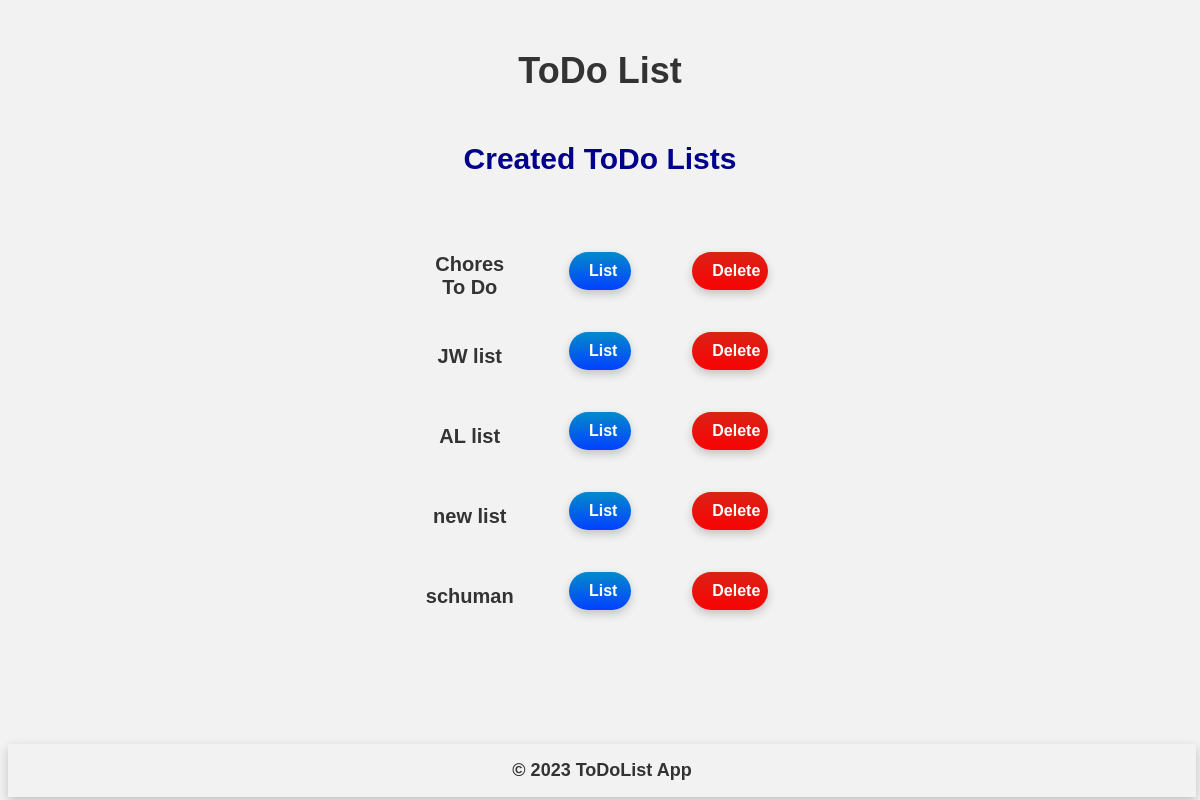
The page /lists/ on the database as committed earlier.
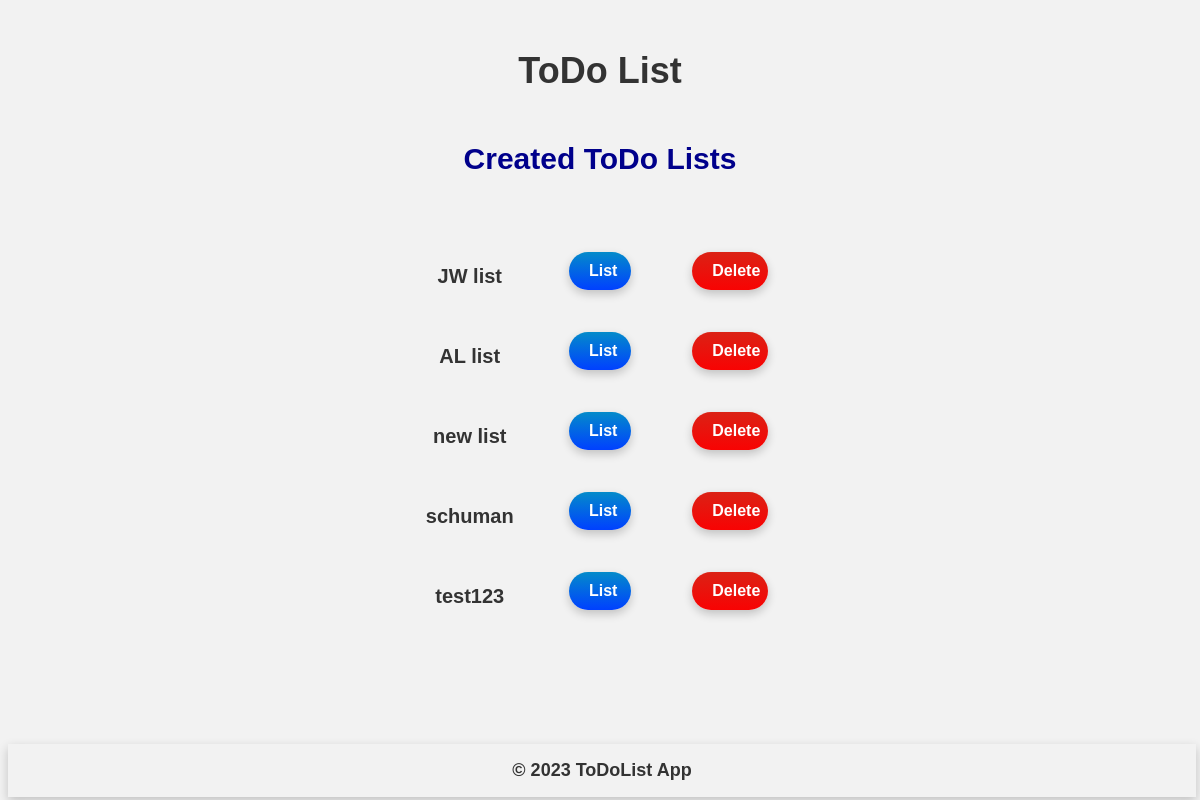
The same page on the database as committed later.
### main/models.py (models this page shows, shortened)
class ToDoList(models.Model):
    name = models.CharField(max_length=200)

### main/views.py (the view)
# urls.py: path("lists/",views.lists,name="lists"),
def lists(response):
    lists = ToDoList.objects.all()
    return render(response,"main/lists.html",{"lists":lists})

### main/templates/main/lists.html (shortened to what this page needs)
{% extends 'main/base.html' %}
{% load static %}
{% block head %}
<link rel="stylesheet" href="{% static 'lists.css' %}">
{% endblock %}
{% block navbar %}
<div class="navbar-title">ToDo List</div>
<div class="navbar-phrase-create_list">
    Created ToDo Lists
</div>
{% endblock %}
{% block middle-side-content %}
    <table>
        {% for list in lists %}
        <tbody>
            <tr>
                <td class = "list_name">{{list.name}}</td>
                <td><form method="get" action="/list/{{list.name}}">
                    <button type="submit" class = "btn4">
                        List
                    </button>
                </form></td>
                <td><form method="get" action="/list/{{list.name}}/delete">
                    <button type="submit" class = "btn3">
                        Delete
                    </button>
                </form></td>
            </tr>
        </tbody>
    {% endfor %}
    </table>
{% endblock %}

### main/templates/main/base.html (shortened to what this page needs)
{%load static%}
<!DOCTYPE html>
<html>
    <head>
        <link rel="stylesheet" href="{% static 'base.css' %}">
        {% block head %}
        {% endblock %}
    </head>
    <body>
        <div class="navbar">
            {% block navbar %}
            {% endblock %}
        </div>
        <div class="content-row">
            <div class="column">
            </div>
            <div class="column">
                {% block middle-side-content %}
                {% endblock %}
            </div>
            <div class="column">
            </div>
        </div>
        <footer class="footer">
            <div class="container">
              <p class="text-center text-muted">&copy; 2023 ToDoList App</p>
            </div>
        </footer>
    </body>
</html>

### main/static/base.css (style rules this page uses)
* { font-family: Arial, sans-serif; background-color: #f2f2f2; box-sizing: border-box; }
form { margin: 3%; display: inline; }
.navbar { height: auto; text-align: center; }
.content-row { margin-top: 5%; display: grid; grid-template-columns: 1fr 2fr 1fr; }
.column { text-align: center; }
.navbar-title { font-family: Arial, Helvetica, sans-serif; font-size: 36px; font-weight: bold; margin: 50px 0; color: #333; }
.navbar-phrase-create_list { font-family: Arial, Helvetica, sans-serif; font-size: 30px; font-weight: bold; color: darkblue; margin-bottom: 5px; }
.footer { box-shadow: 0px 4px 10px rgba(0,0,0,0.2); color: #fff; padding: 1rem; position: absolute; top: 93vh; width: 99%; text-align: center; }
.footer p { margin: 0; color: #333; font-size: 18px; font-weight: bold; }

### main/static/lists.css (style rules this page uses)
table { width: 50%; margin: 0 auto; text-align: center; }
td { padding: 15px; }
tr button { width: 70%; }
.list_name { font-weight: bold; font-family:'Franklin Gothic Medium', 'Arial Narrow', Arial, sans-serif; color: #333;; font-size: 20px; }
.btn3 { background: linear-gradient(to bottom, #db2215, #f80303); color: #fff; border: none; border-radius: 25px; padding: 10px 20px; font-size: 1rem; font-weight: bold; box-shadow: 0px 4px 10px rgba(0,0,0,0.2); transition: all 0.3s; margin-bottom: 10px; margin-left: 20px; }
.btn4 { background: linear-gradient(to bottom, #048bca, #0040ff); color: #fff; border: none; border-radius: 25px; padding: 10px 20px; font-size: 1rem; font-weight: bold; box-shadow: 0px 4px 10px rgba(0,0,0,0.2); transition: all 0.3s; margin-bottom: 10px; margin-left: 20px; }

Rows that differ between the two databases and show on the page:
removed ToDoList: name "Chores To Do"
added ToDoList: name "test123"
